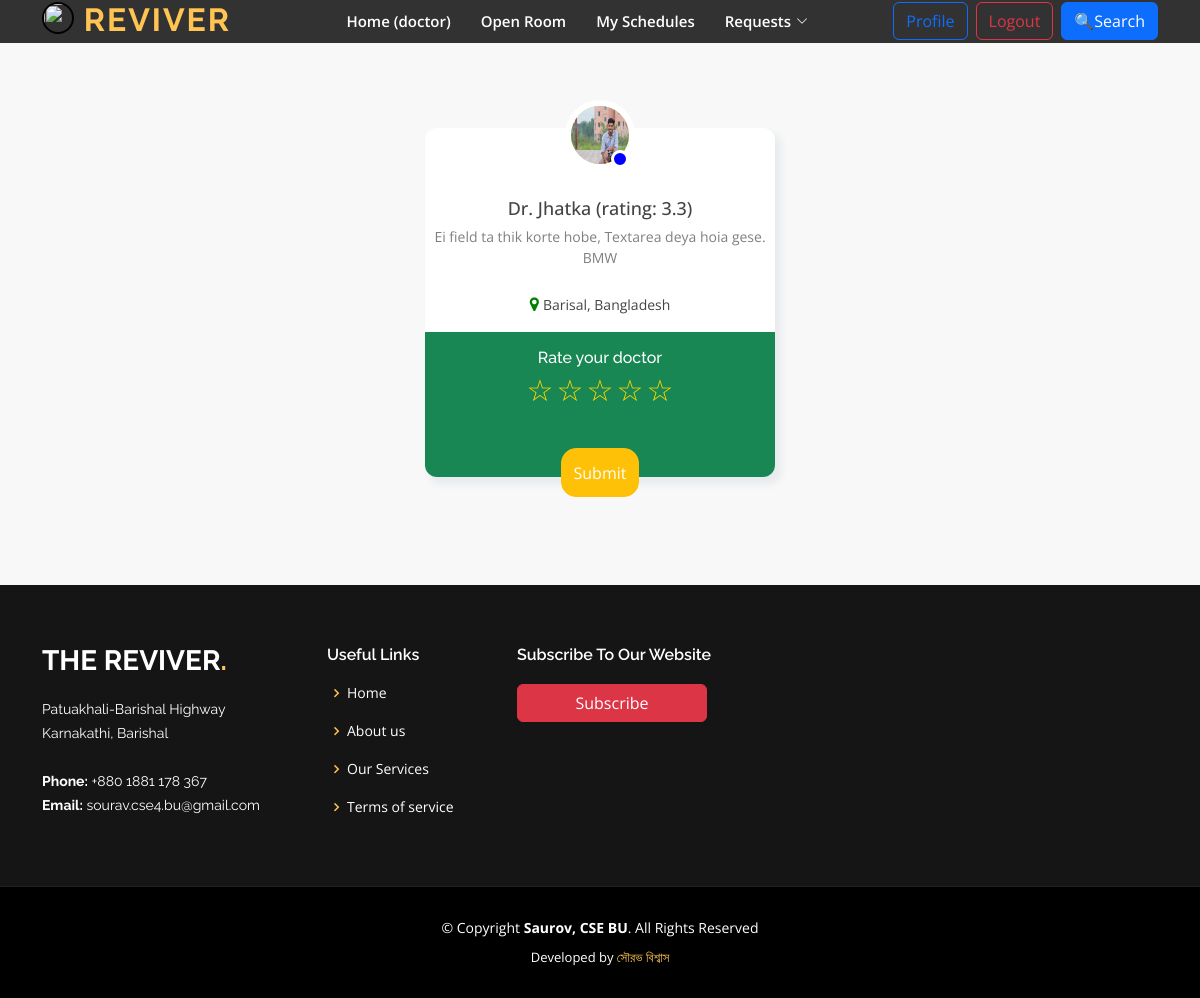
The page /auth/rating/3/ (signed in) on the database its author committed.
### doctor/models.py (models this page shows, shortened)
class Doctordata(models.Model):
    gender_choice = (
            ('female', 'Female'),
            ('male', 'Male'),
            ('other', 'Other'),
        )
    regt = (
            ('medical', 'Medical'),
            ('dental', 'Dental'),
        )
    latenight = (
            ('yes', 'Yes'),
            ('no', 'No'),
        )
    user_profile = models.ForeignKey(UserProfile, on_delete=models.CASCADE, related_name='doctor_data', default = None)
    name = models.CharField(max_length = 200, null = True, blank = True)
    doctoremail = models.EmailField(max_length = 200, null = True, blank = True)
    regtype = models.CharField(max_length=30, blank=True, null=True, choices=regt)
    regnum = models.CharField(max_length = 30, unique = True, null = True, blank = True)
    NID = models.CharField(max_length = 20, unique = True, null = True, blank = True)
    image = models.ImageField(upload_to="images/",  blank=True, null = True)
    gender = models.CharField(max_length=30, blank=True, null=True, choices=gender_choice)
    dob  = models.DateField(null = True, blank = True)
    bio = models.TextField(null = True, blank = True)
    degrees = models.CharField(max_length = 200, null = True, blank = True)
    working_hospital = models.CharField(max_length = 200, null = True, blank = True)
    designation = models.CharField(max_length = 200, blank = True, null = True)
    latenightstatus = models.CharField(max_length=30, blank=True, null=True, choices=latenight)
    chamberaddress = models.CharField(max_length = 200, null = True, blank = True)
    oldpassword = models.CharField(max_length=128, null = True, blank = True)
    newpassword = models.CharField(max_length=18, null = True, blank = True)
    confirmpassword = models.CharField(max_length=18, null = True, blank = True)
    active_time_start = models.TimeField(null = True, blank = True)
    active_time_end = models.TimeField(null = True, blank = True)
    active_day = models.DateField(blank = True, null = True)
    visits = models.IntegerField(blank = True, null = True)
    rating = models.FloatField(default=0.0, blank = True, null = True)
    ratingcount = models.IntegerField(default=0, blank = True, null= True)
    def image_tag(self):
        if self.image:
            return mark_safe('<img src="{}" height="70" width="60" />'.format(self.image.url))
    image_tag.short_description = 'Image'

### auth/views.py (the view, shortened to what this page needs)
# urls.py: path('rating/<id>/', views.rating, name = 'rating'),
def rating(request, id):
    if not request.user.is_authenticated:
        return redirect('signin')
    try:
        user_profile = UserProfile.objects.get(user= request.user)
    except UserProfile.DoesNotExist:
        user_profile = None
    context = {}
    context['user_profile'] = user_profile
    context['id'] = id
    data = Doctordata.objects.get(id = id)
    context['data'] = data
    return render(request, 'signin/rating.html', context)

### templates/signin/rating.html (shortened to what this page needs)
{% extends 'user/base.html' %}
{% block addhead %}
<link href="https://maxcdn.bootstrapcdn.com/font-awesome/4.3.0/css/font-awesome.min.css" rel="stylesheet">
{% endblock %}
{% block body %}
<div class="container d-flex justify-content-center mt-5">
    <div class="card text-center mb-5">
        <div class="circle-image">
            <img src="{{ data.image.url }}" width="50">
        </div>
        <span class="dot"></span>
        <span class="name mb-1 fw-500">{{ data.name }} (rating: {{ data.rating|floatformat:1 }})</span>
        <small class="text-black-50">{{ data.designation }}</small>
        <small class="text-black-50 font-weight-bold">{{ data.working_hospital }}</small>
        <div class="location mt-4">
            <span class="d-block"><i class="fa fa-map-marker start"></i> <small class="text-truncate ml-2"> {{ data.chamberaddress }}</small> </span>
        </div>
        <div class="rate bg-success py-3 text-white mt-3">
            <h6 class="mb-0">Rate your doctor</h6>
            <form method="POST" action="{% url 'rating' id=id %}">
                <div class="rating"> <input type="radio" name="rating" value="5" id="5"><label for="5">☆</label> <input
                        type="radio" name="rating" value="4" id="4"><label for="4">☆</label> <input type="radio"
                        name="rating" value="3" id="3"><label for="3">☆</label> <input type="radio" name="rating"
                        value="2" id="2"><label for="2">☆</label> <input type="radio" name="rating" value="1"
                        id="1"><label for="1">☆</label>
                </div>
                <div class="buttons px-4 mt-0">
                    <button class="btn btn-warning btn-block rating-submit" type="submit">Submit</button>
            </form>
        </div>
    </div>
</div>
</div>
{% endblock %}

### static/assets/css/style.css (style rules this page uses)
body { font-family: "Open Sans", sans-serif; color: #444444; }
h1, h2, h3, h4, h5, h6 { font-family: "Raleway", sans-serif; }

### templates/signin/rating.html (style rules this page uses)
body { margin-top: 20px; background: #f8f8f8 }
.card { width: 350px; border: none; box-shadow: 5px 6px 6px 2px #e9ecef; border-radius: 12px; }
.circle-image img { border: 6px solid #fff; border-radius: 100%; padding: 0px; top: -28px; position: relative; width: 70px; height: 70px; border-radius: 100%; z-index: 1; background: #e7d184; cursor: pointer; }
.dot { height: 18px; width: 18px; background-color: blue; border-radius: 50%; display: inline-block; position: relative; border: 3px solid #fff; top: -48px; left: 186px; z-index: 1000; }
.name { margin-top: -21px; font-size: 18px; }
.fw-500 { font-weight: 500 !important; }
.start { color: green; }
.rate { border-bottom-right-radius: 12px; border-bottom-left-radius: 12px; }
.rating { display: flex; flex-direction: row-reverse; justify-content: center }
.rating>label { position: relative; width: 1em; font-size: 30px; font-weight: 300; color: #FFD600; cursor: pointer }
.rating>label::before { content: "\2605"; position: absolute; opacity: 0 }
.buttons { top: 36px; position: relative; }
.rating-submit { border-radius: 15px; color: #fff; height: 49px; }

### rows shown on the page
Doctordata: image (picture), name "Dr. Jhatka", rating "3.3", designation "Ei field ta thik korte hobe, Textarea deya hoia gese.", working_hospital "BMW", chamberaddress "Barisal, Bangladesh"
